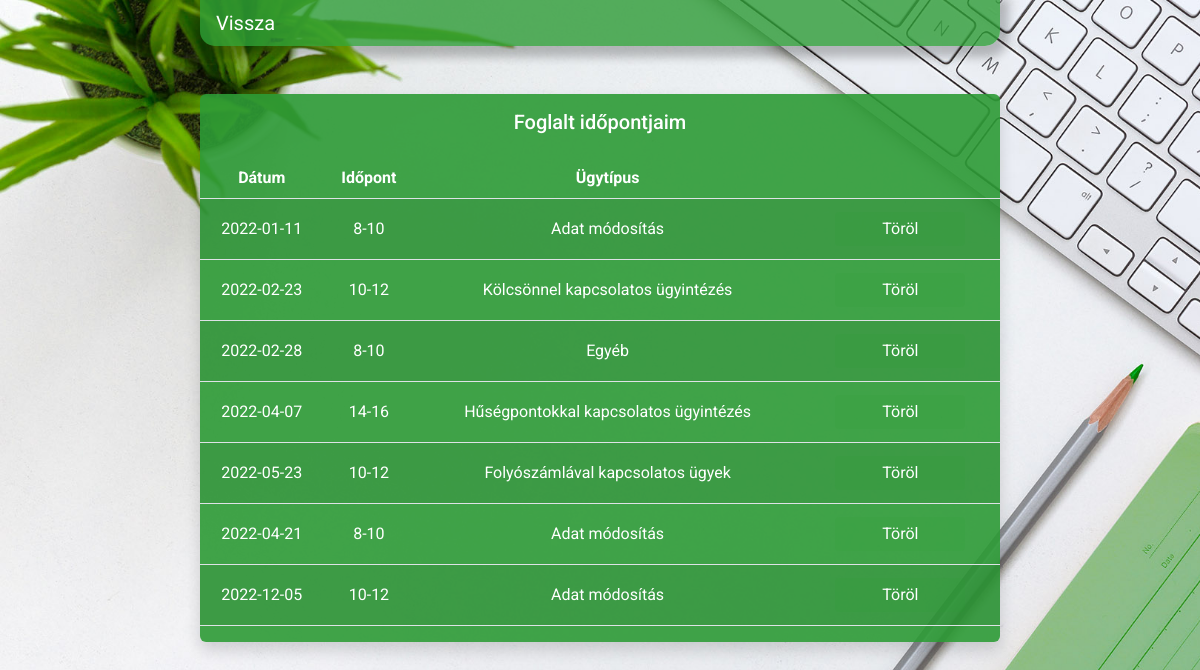
The page /Bank/php/foglaltIdopontok.php (signed in) on the database its author committed.
### tables this page shows
CREATE TABLE `idopont_foglalas` (
  `idopont` varchar(5) NOT NULL,
  `datum` date NOT NULL,
  `ugytipus` int(3) DEFAULT NULL,
  `felhasznalo` varchar(8) DEFAULT NULL COMMENT 'felhasználó szig.szám'
);

CREATE TABLE `ugytipus` (
  `id` int(11) NOT NULL,
  `ugytipus_megnevezes` varchar(100) NOT NULL
);

### Bank/class/database.php (called while the page is built, shortened)
<?php
class Database {
    protected $host = 'localhost';
    protected $user = 'root';
    protected $pwd = '';
    protected $dbName = 'bank';
    function connect(){
        $this->pdo = new PDO("mysql:dbname=$this->dbName;charset=utf8;host=$this->host",$this->user, $this->pwd);
        return $this->pdo;
    }
    function getData($sql){
        $query = $this->pdo->prepare($sql);
        $query->execute();
        return $query->fetchAll(PDO::FETCH_ASSOC);
    }
}
?>

### Bank/php/foglaltIdopontok.php (the view, shortened to what this page needs)
<?php
require "../class/database.php";
$db = new Database();
$db->connect();
$sql = "SELECT * FROM `idopont_foglalas` INNER JOIN `ugytipus` ON `idopont_foglalas`.`ugytipus` = `ugytipus`.`id` WHERE `felhasznalo` = '" . $_SESSION["aktiv"] . "'";
$result = $db->getData($sql);
?>
<!DOCTYPE html>
<html lang="hu">
<head>
    <link href="https://cdn.jsdelivr.net/npm/bootstrap@5.2.2/dist/css/bootstrap.min.css" rel="stylesheet">
    <link rel="stylesheet" href="../css/style.css">
</head>
<body>
    <nav class="navbar navbar-expand-lg navigacio mx-auto col-8">
        <a class="navbar-brand text-white ml-auto" href="fooldal.php" style="padding:0 0 0 16px;">Vissza</a>
    </nav>
    <div class="container form-bg shadow rounded mt-5 col-8 mb-5">
        <h5 class="pt-3 pb-3">Foglalt időpontjaim</h5>
        <div class="row" id="sikeresutalas">
            <table class="table table-striped">
                <thead>
                    <tr>
                        <th scope="col">Dátum</th>
                        <th scope="col">Időpont</th>
                        <th scope="col">Ügytípus</th>
                        <th></th>
                    </tr>
                </thead>
                <tbody>
                    <?php foreach ($result as $utalas) : ?>
                        <tr>
                            <td><?= $utalas["datum"] ?></td>
                            <td><?= $utalas["idopont"] ?></td>
                            <td><?= $utalas["ugytipus_megnevezes"] ?></td>
                            <td><button type="submit" class="kivalaszt" style="vertical-align:middle" name="kivalaszt" id="<?= $utalas["datum"] . "#" . $utalas["idopont"] ?>" value="<?= $utalas["datum"] . "#" . $utalas["idopont"] ?>" onclick="torol('<?= $utalas["datum"] . "#" . $utalas["idopont"] ?>')"><span>Töröl</span></button></td>
                        </tr>
                    <?php endforeach ?>
                </tbody>
            </table>
        </div>
    </div>
</body>
</html>

### Bank/css/style.css (style rules this page uses)
body { background-image: url("../img/background.jpg"); background-attachment: fixed; background-repeat: no-repeat; background-size: cover; animation: fadeInAnimation ease 1s; animation-iteration-count: 1; animation-fill-mode: forwards; font-family: 'Domine', serif; font-family: 'Roboto', sans-serif; color: white; }
.navbar { background-color: rgba(45, 155, 54, 0.8); border-radius: 0px 0px 15px 15px; box-shadow: 3px 5px 10px 6px rgba(0, 0, 0, 0.24); }
.container { background-color: rgba(45, 155, 54, 0.9); text-align: center; border-radius: 15px; box-shadow: 3px 5px 10px 6px rgba(0, 0, 0, 0.24); }
.kivalaszt { display: inline-block; border-radius: 4px; background-color: rgba(45, 155, 54, 0.1); border: none; color: #FFFFFF; text-align: center; font-size: 16px; padding: 5px 5px 5px 5px; width: 130px; transition: all 0.5s; cursor: pointer; margin: 5px; }
.kivalaszt span { cursor: pointer; display: inline-block; position: relative; transition: 0.5s; }
.kivalaszt span:after { content: '\00bb'; position: absolute; opacity: 0; top: 0; right: -20px; transition: 0.5s; }
table, th, tr, td { color: white !important; }
td { vertical-align: middle; }

### rows shown on the page
idopont_foglalas: datum "2022-01-11", idopont "8-10", ugytipus.ugytipus_megnevezes "Adat módosítás"
idopont_foglalas: datum "2022-02-23", idopont "10-12", ugytipus.ugytipus_megnevezes "Kölcsönnel kapcsolatos ügyintézés"
idopont_foglalas: datum "2022-02-28", idopont "8-10", ugytipus.ugytipus_megnevezes "Egyéb"
idopont_foglalas: datum "2022-04-07", idopont "14-16", ugytipus.ugytipus_megnevezes "Hűségpontokkal kapcsolatos ügyintézés"
idopont_foglalas: datum "2022-05-23", idopont "10-12", ugytipus.ugytipus_megnevezes "Folyószámlával kapcsolatos ügyek"
idopont_foglalas: datum "2022-04-21", idopont "8-10", ugytipus.ugytipus_megnevezes "Adat módosítás"
idopont_foglalas: datum "2022-12-05", idopont "10-12", ugytipus.ugytipus_megnevezes "Adat módosítás"
